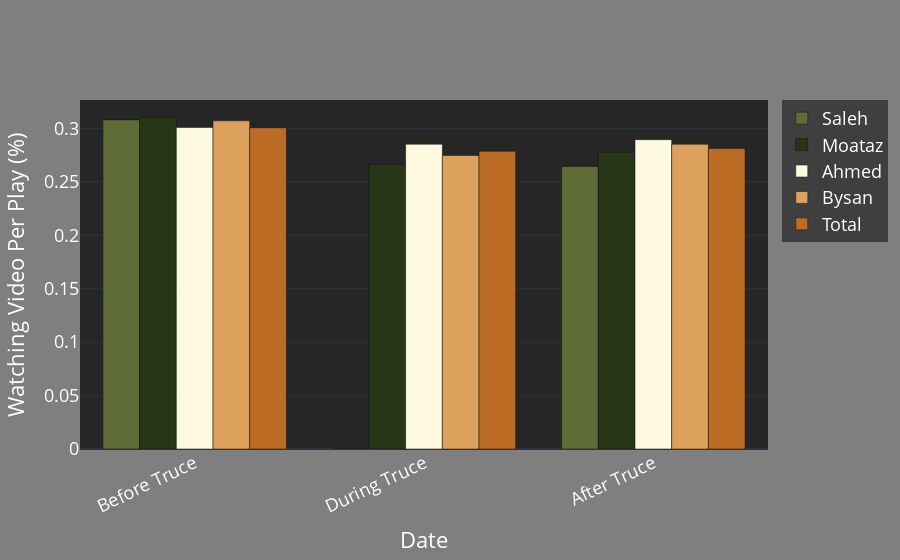

The code cell stored with this chart in its notebook:
### Code cell
periods = ['Before Truce', 'During Truce', 'After Truce']
names_bar = ['Saleh', 'Moataz', 'Ahmed', 'Bysan', 'Total']
colors = ['#606c38', '#283618', '#fefae0', '#dda15e', '#bc6c25']

fig = go.Figure()

for i, bars in enumerate(bar_list):
    fig.add_trace(go.Bar(name=names_bar[i], x=periods, y=bars, marker=dict(color=colors[i])))

fig.update_layout(barmode='group',
                  xaxis=dict(title='Date', showgrid=False, tickangle=-25),  # Incline dates
                  yaxis=dict(title='Watching Video Per Play (%)'),
                  template='plotly_dark',
                  plot_bgcolor='rgba(0, 0, 0, 0.7)',  # Adjust the background color's transparency
                  paper_bgcolor='rgba(0, 0, 0, 0.5)',  # Adjust the plot area's background color's transparency
                  font=dict(color='white', size = 18))  # Change font color to white for better contrast)
fig.show()

### Figure 1 — Plotly figure (JSON) as saved in the notebook; plotly's stock layout.template omitted (floating-point values rounded to 4 significant figures)
{"data": [{"marker": {"color": "#606c38"}, "name": "Saleh", "type": "bar", "x": ["Before Truce", "During Truce", "After Truce"], "y": [0.308, 0, 0.2644]}, {"marker": {"color": "#283618"}, "name": "Moataz", "type": "bar", "x": ["Before Truce", "During Truce", "After Truce"], "y": [0.3103, 0.2661, 0.2778]}, {"marker": {"color": "#fefae0"}, "name": "Ahmed", "type": "bar", "x": ["Before Truce", "During Truce", "After Truce"], "y": [0.3009, 0.2852, 0.2895]}, {"marker": {"color": "#dda15e"}, "name": "Bysan", "type": "bar", "x": ["Before Truce", "During Truce", "After Truce"], "y": [0.3071, 0.2747, 0.2851]}, {"marker": {"color": "#bc6c25"}, "name": "Total", "type": "bar", "x": ["Before Truce", "During Truce", "After Truce"], "y": [0.3006, 0.2786, 0.2813]}], "layout": {"barmode": "group", "font": {"color": "white", "size": 18}, "paper_bgcolor": "rgba(0, 0, 0, 0.5)", "plot_bgcolor": "rgba(0, 0, 0, 0.7)", "xaxis": {"showgrid": false, "tickangle": -25, "title": {"text": "Date"}}, "yaxis": {"title": {"text": "Watching Video Per Play (%)"}}}}
